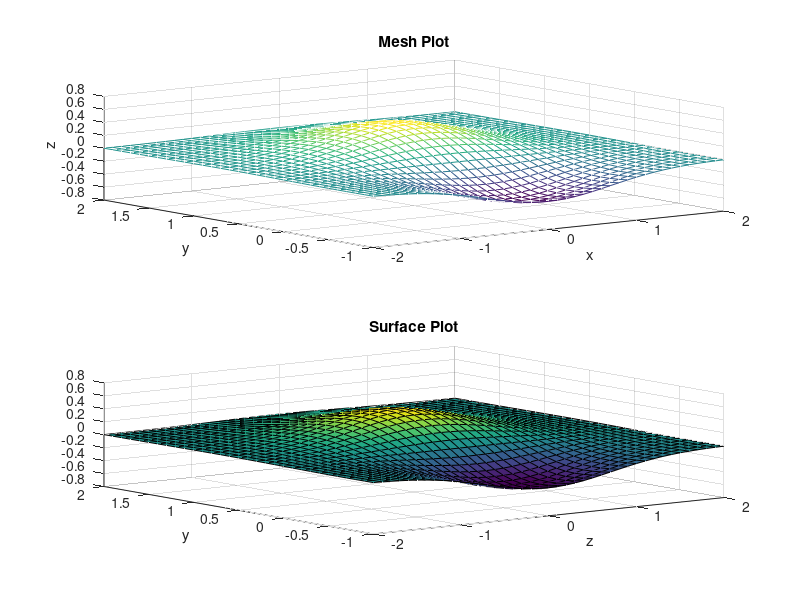

The MATLAB source for this figure:
%3d plot
x=-2:0.1:2;
y=-1:0.1:2;
[X,Y]=meshgrid(x,y);
Z=Y.*exp(-(X.^2+Y.^2));
subplot(2,1,1), mesh(X,Y,Z),...
		title('Mesh Plot'), xlabel('x'),...
		ylabel('y'),zlabel('z'),...
		subplot(2,1,2),surf(X,Y,Z),...
		title('Surface Plot'), xlabel('x'),...
		ylabel('y'), xlabel('z')
